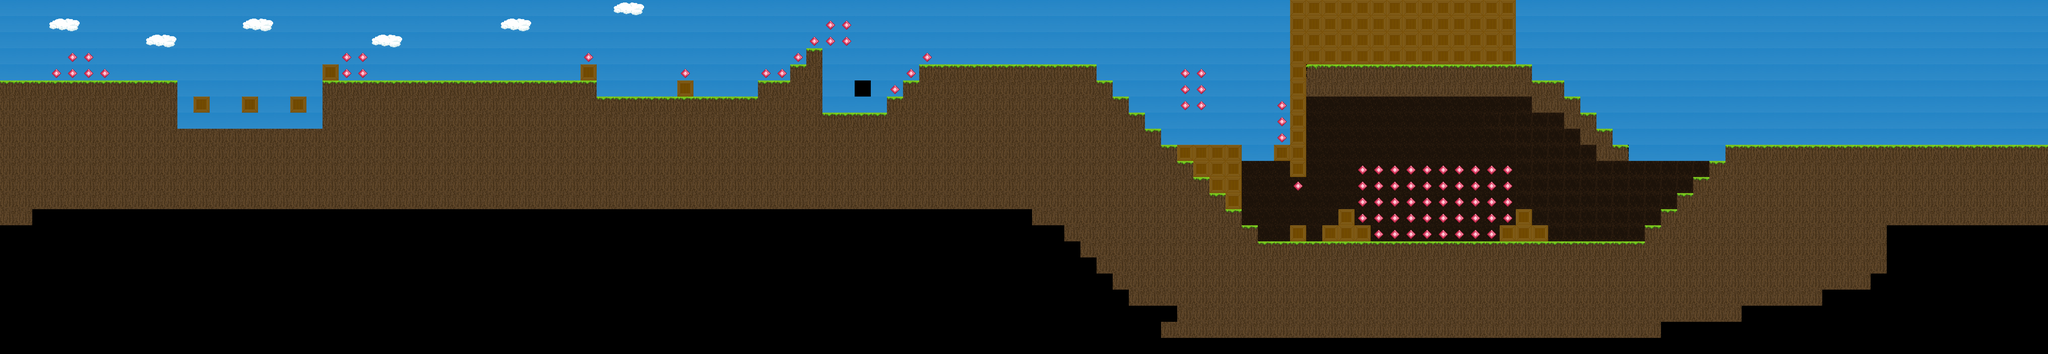

Rendered tile map (Tiled .tmx) drawn with the repository's tilesets; below, a short description and the map source with its tile grids summarised:
An orthogonal 127x22 tile map with 64x64 px tiles, 6 tile layers (darkness, smé, ground, s7ab, ...) and 27 objects (9x spike, 8x flower, 5x green, 4x blue, pink).

<map version="1.0" orientation="orthogonal" renderorder="right-down" width="127" height="22" tilewidth="64" tileheight="64" nextobjectid="97">
 <tileset firstgid="1" name="tile" tilewidth="64" tileheight="64" tilecount="72" columns="9">
  <image source="tile.png" width="576" height="512" />
 </tileset>
 <layer name="darkness" width="127" height="22">
  <data>[2794 cells, 222 non-empty, 2 distinct tile ids]</data>
 </layer>
 <layer name="smé" width="127" height="22">
  <data>[2794 cells, 975 non-empty, 2 distinct tile ids]</data>
 </layer>
 <layer name="ground" width="127" height="22">
  <data>[2794 cells, 904 non-empty, 4 distinct tile ids]</data>
 </layer>
 <layer name="s7ab" width="127" height="22">
  <data>[2794 cells, 12 non-empty, 2 distinct tile ids]</data>
 </layer>
 <layer name="coin" width="127" height="22">
  <data>[2794 cells, 83 non-empty, 1 distinct tile ids]</data>
 </layer>
 <layer name="box" width="127" height="22">
  <data>[2794 cells, 89 non-empty, 1 distinct tile ids]</data>
 </layer>
 <objectgroup name="monsters">
  <object id="27" name="flower" x="969.333" y="320" width="58.6667" height="62.6667" />
  <object id="31" name="flower" x="778.666" y="319.334" width="58.6667" height="62.6667" />
  <object id="32" name="flower" x="1163.34" y="320" width="58.6667" height="62.6667" />
  <object id="33" name="blue" x="1606.67" y="254.667" width="58.6667" height="62.6667" />
  <object id="34" name="green" x="2496.94" y="321.182" width="58.6667" height="62.6667" />
  <object id="35" name="green" x="2884.67" y="319.667" width="58.6667" height="62.6667" />
  <object id="37" name="blue" x="2048.67" y="252.667" width="58.6667" height="62.6667" />
  <object id="38" name="green" x="3392.67" y="380.667" width="58.6667" height="62.6667" />
  <object id="39" name="pink" x="5060" y="911" width="58" height="50" />
  <object id="40" name="flower" x="5128.33" y="842.333" width="58" height="50" />
  <object id="42" name="green" x="5564" y="909.5" width="58" height="50" />
  <object id="44" name="green" x="5751" y="908" width="58" height="50" />
  <object id="66" name="blue" x="5655.67" y="906.5" width="58" height="50" />
  <object id="80" name="blue" x="6265" y="907" width="58" height="50" />
  <object id="81" name="flower" x="5186" y="904.5" width="58" height="50" />
  <object id="82" name="flower" x="5383" y="841" width="58" height="50" />
  <object id="83" name="flower" x="6087" y="842" width="58" height="50" />
  <object id="84" name="flower" x="6459" y="897" width="58" height="50" />
 </objectgroup>
 <objectgroup name="traps">
  <object id="85" name="spike" x="704.5" y="449" width="62.5" height="61.5" />
  <object id="88" name="spike" x="769.083" y="449.583" width="62.5" height="61.5" />
  <object id="89" name="spike" x="834.083" y="449.583" width="62.5" height="61.5" />
  <object id="90" name="spike" x="897.417" y="449.583" width="62.5" height="61.5" />
  <object id="91" name="spike" x="960.75" y="448.917" width="62.5" height="61.5" />
  <object id="92" name="spike" x="1024.75" y="449.25" width="62.5" height="61.5" />
  <object id="93" name="spike" x="1088.08" y="449.583" width="62.5" height="61.5" />
  <object id="95" name="spike" x="1217.42" y="448.583" width="62.5" height="61.5" />
  <object id="96" name="spike" x="1152.75" y="447.917" width="62.5" height="61.5" />
 </objectgroup>
</map>